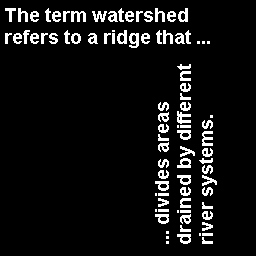
#> input picture Assignment2/lab2b.png, 256 x 256 px
$ python IdealAndButterWorthFilter.py
#> lines starting #> are read from the running program, lines starting #| are printed output that depends on the picture; after the words box and inside, x2 and y2 are one past the last pixel; in counts of white or black regions, pixels touching at a corner belong together
import numpy as np
import cv2
import matplotlib.pyplot as plt


def get_ideal_filter(img, D_0=50, filter_type='low_pass'):
    M, N = img.shape
    mid_U = M / 2
    mid_V = N / 2
    U = np.arange(0, M, 1)
    V = np.arange(0, N, 1)
    U, V = np.meshgrid(U, V)
    H = np.sqrt((U - mid_U) ** 2 + (V - mid_V) ** 2)
    if filter_type == 'low_pass':
        H = H <= D_0
    else:
        H = H >= D_0
    return H


def get_butterworth_filter(img, D_0=50, filter_type='high_pass', n=1):
    M, N = img.shape
    mid_U = M / 2
    mid_V = N / 2
    U = np.arange(0, M, 1)
    V = np.arange(0, N, 1)
    U, V = np.meshgrid(U, V)
    tmp_d = np.sqrt((U - mid_U) ** 2 + (V - mid_V) ** 2)
    if filter_type == 'high_pass':
        H = 1 / (1 + np.power((D_0 / tmp_d), 2 * n))
    else:
        H = 1 / (1 + np.power((tmp_d / D_0), 2 * n))
    return H


if __name__ == "__main__":
    img = cv2.imread("lab2b.png", cv2.IMREAD_COLOR)
#> img is the input picture: shape (256, 256, 3); 7.3% white in thin lines or dots, all inside (x1, y1, x2, y2) = (5, 8, 217, 244)
    img = cv2.cvtColor(img, cv2.COLOR_BGR2GRAY)
    fig, ((ax, ax1), (ax2, ax3)) = plt.subplots(2, 2, figsize=(12, 8))

    H = get_butterworth_filter(img, filter_type='low_pass')
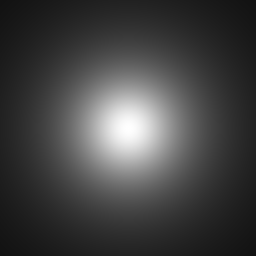
#> H: shape (256, 256) float64; min 0.0709, max 1, mean 0.266
    ax.imshow(H, cmap='gray')
    H = get_butterworth_filter(img)
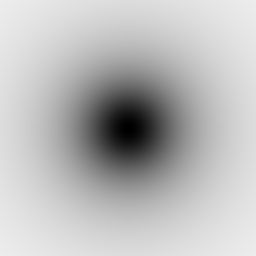
#> H: shape (256, 256) float64; min 0, max 0.929, mean 0.734
    ax1.imshow(H, cmap='gray')
    H = get_ideal_filter(img, filter_type='low_pass')
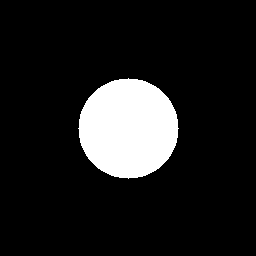
#> H: shape (256, 256) bool; 12% white; 1 white region, box (x1, y1, x2, y2) and area: (78, 78, 179, 179) 7845
    ax2.imshow(H, cmap='gray')
    H = get_ideal_filter(img, filter_type='high_pass')
#> H: shape (256, 256) bool; 88.1% white; 1 black region, box (x1, y1, x2, y2) and area: (79, 79, 178, 178) 7825
    ax3.imshow(H, cmap='gray')
    plt.show()
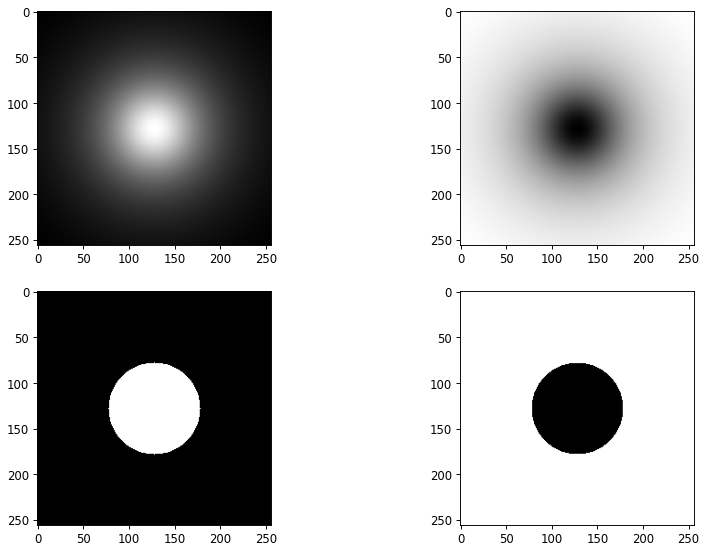
#> figure drawn by matplotlib, 4 panels
